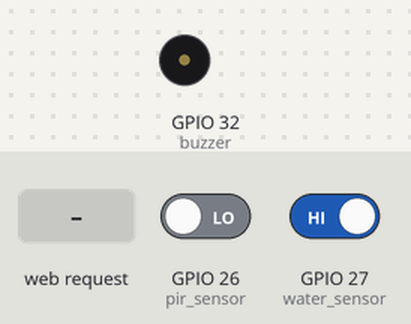
This sketch was run on a simulated ESP32. On the bench: buzzer (waves = sounding, pin HIGH). The test bench sets the inputs (shaded band); at power-on: GPIO 26 (pir_sensor) LOW, GPIO 27 (water_sensor) HIGH. WiFi joins after 1.5 s; servers stay silent unless stated; what the sketch prints to the serial monitor is not drawn.

Above: at 2.7 s.
2.8 s: HTTP request GET /toggle received
4.3 s: HTTP request GET / received
At 5.3 s:
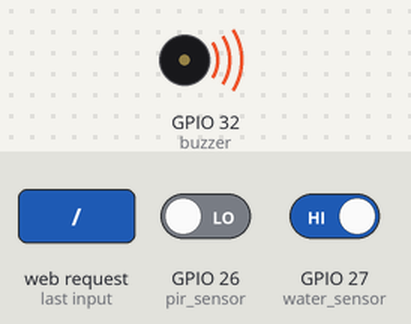
Timing chart, 0 to 7.3 s (numbered marks = the images above; inputs shaded):
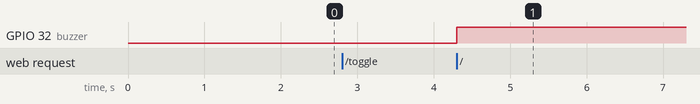

The sketch:

cradle_final.ino
```cpp
#include <WiFi.h>
#include <AsyncTCP.h>
#include <ESPAsyncWebServer.h>
#include <Adafruit_Sensor.h>

// Replace with your network credentials
const char* ssid = "hcn sar 03212323255";
const char* password = "humayunsj789";

// Set web server port number to 80
AsyncWebServer server(80);

int water_sensor = 27;
bool isWet = false;
int pir_sensor = 26;
bool isAwake = false;
bool buzzerOn = false;
bool flag = false;
int buzzer =32;

void setup() {
  Serial.begin(115200);

  pinMode(water_sensor, INPUT);
  pinMode(pir_sensor, INPUT);
  pinMode(buzzer, OUTPUT);

  // Connect to Wi-Fi network with SSID and password
  Serial.print("Connecting to ");
  Serial.println(ssid);
  WiFi.begin(ssid, password);
  while (WiFi.status() != WL_CONNECTED) {
    delay(500);
    Serial.print(".");
  }

  // Print local IP address
  Serial.println("");
  Serial.println("WiFi connected.");
  Serial.println("IP address: ");
  Serial.println(WiFi.localIP());

  // Route for root / web page
  server.on("/", HTTP_GET, [](AsyncWebServerRequest *request) {
    String page = "<!DOCTYPE html><html>";
    page += "<head><meta name=\"viewport\" content=\"width=device-width, initial-scale=1\">";
    page += "<link rel=\"icon\" href=\"data:,\">";
    page += "<style>html { font-family: Helvetica; display: inline-block; margin: 0px auto; text-align: center;}";
    page += ".block { width: 200px; height: 200px; margin: 20px auto; border-radius: 8px; font-size: 24px; font-weight: bold; line-height: 200px; }";
    page += ".block.green { background-color: #4CAF50; color: white; }";
    page += ".block.red { background-color: #FF0000; color: white; }";
    page += ".block.blue {background-color: #0000FF;color: white;}";
    page += ".block.white {background-color: #FFFFFF; color: black;}";
    page += "</style></head>";
    page += "<body>";
    page += "<h1>IOT BASED SMART CRADLE</h1>";
    page += "<div class=\"block ";
    page += (isWet ? "blue\">URINE DETECTED" : "white\">NO URINE DETECTED");
    page += "</div>";
    page += "<div class=\"block ";
    page += (isAwake ? "red\">BABY AWAKE" : "green\">BABY SLEEPING");
    page += "</div>";
    page += "<p>BUZZER ALERT ";
    page += ((buzzerOn) ? "on" : "off");
    page += "</p>";
    page += "<p><a href=\"/toggle\"><button class=\"button\">";
    page += ((buzzerOn)? "TURN OFF BUZZER" : "TURN ON BUZZER");
    page += "</button></a></p>";
    page += "<script>setInterval(function() { location.reload(); }, 1000);</script>"; // Refresh page every 2 seconds
    page += "</body></html>";
    request->send(200, "text/html", page);
    digitalWrite(buzzer,buzzerOn);

  });

  // Route to handle the buzzer toggle
  server.on("/toggle", HTTP_GET, [](AsyncWebServerRequest *request) {
    buzzerOn = !buzzerOn;
    //flag=!flag;
    //flag=0;
    Serial.print("flag");
    Serial.println(flag);

    //flag =!flag;
     //flag=(!isAwake)?0:flag;
    //digitalWrite(2, flag);
    request->send(200, "text/plain", buzzerOn ? "Buzzer ON" : "Buzzer OFF");
  });

  // Start the server
  server.begin();
}

void loop() {
  // Update sensor states
  isWet = !digitalRead(water_sensor);
  isAwake = digitalRead(pir_sensor);
  if(isAwake && !flag)
  {buzzerOn =1;
  flag=1;}
  // digitalWrite(2,buzzerOn);
   // }
  else if(!isAwake && flag)
  {
  flag=0;
  // digitalWrite(2,buzzerOn);
   // }
  }


  delay(1000);

  // Handle incoming client requests
  // Note: The server will handle incoming requests asynchronously
//  server.handleClient();
}
```

Measured:
- after the input at 2.8 s, every drawn part: stays the same
- after the input at 4.3 s, GPIO 32 (buzzer): LOW → HIGH at once
